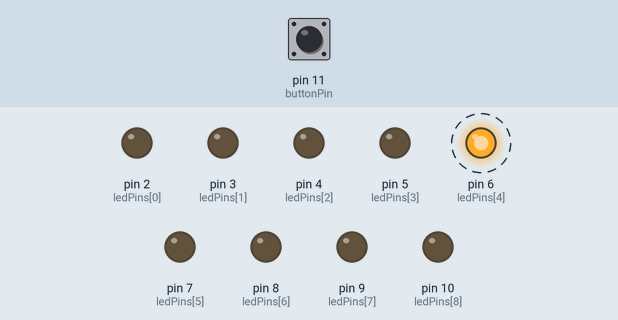
The sketch below on a simulated Arduino Uno, built with avr-gcc and run on an emulated ATmega328P. Parts: output pins drawn as LEDs (lit = HIGH). Dashed ring = blinking. The inputs (shaded band) are chosen by the test bench; at power-on: pin 11 (buttonPin) HIGH.

Above: at 6.3 s.
8.1 s: pin 11 (buttonPin) pulled LOW for 3 s
At 11.2 s:
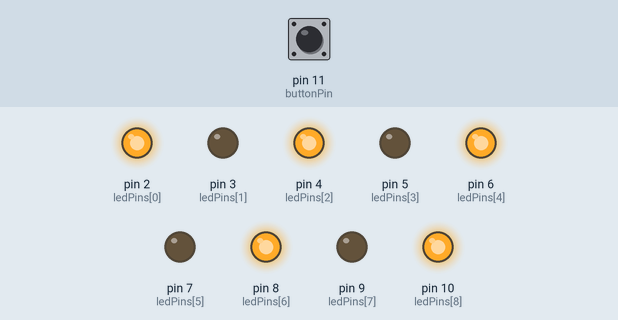
13.8 s: pin 11 (buttonPin) pulled LOW for 3 s
At 16.6 s:
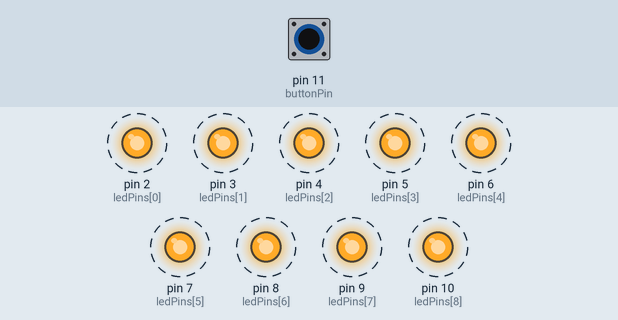
Timing chart, 0 to 24.4 s (numbered marks = the images above; inputs shaded):
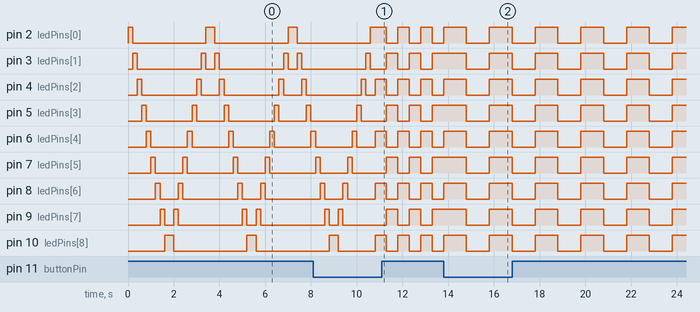

Measured:
- after the input at 13.8 s, pin 2 (ledPins[0]), pin 3 (ledPins[1]), pin 4 (ledPins[2]), pin 5 (ledPins[3]), pin 6 (ledPins[4]), pin 7 (ledPins[5]), pin 8 (ledPins[6]), pin 9 (ledPins[7]), pin 10 (ledPins[8]): alternates HIGH for 1.0 s and LOW for 1.0 s, starting after 1.0 s
- by itself, pin 2 (ledPins[0]): repeats every 3.6 s: LOW 3.2 s, HIGH 0.40 s
- by itself, pin 3 (ledPins[1]): repeats every 3.6 s: LOW 2.8 s, HIGH 0.20 s, LOW 0.40 s, HIGH 0.20 s
- by itself, pin 4 (ledPins[2]): repeats every 3.6 s: LOW 2.4 s, HIGH 0.20 s, LOW 0.80 s, HIGH 0.20 s
- by itself, pin 5 (ledPins[3]): repeats every 3.6 s: LOW 2.0 s, HIGH 0.20 s, LOW 1.2 s, HIGH 0.20 s
- by itself, pin 6 (ledPins[4]): alternates HIGH for 0.20 s and LOW for 1.6 s
- by itself, pin 10 (ledPins[8]): alternates HIGH for 0.40 s and LOW for 3.2 s

The sketch:

_1.ino
```cpp
const int buttonPin = 11; // Пін кнопки
const int ledCount = 9;
int ledPins[ledCount] = {2, 3, 4, 5, 6, 7, 8, 9, 10};

int mode = 0;
const int modeCount = 3;

// Для відстеження стану кнопки
int lastButtonState = LOW;
int currentButtonState;
unsigned long lastDebounceTime = 0;
const unsigned long debounceDelay = 50;

void setup() {
  // Налаштування LED пінів як виходів
  for (int i = 0; i < ledCount; i++) {
    pinMode(ledPins[i], OUTPUT);
  }

  // Налаштування кнопки
  pinMode(buttonPin, INPUT_PULLUP); // Увімкнення вбудованого pull-up резистора
}

void loop() {
  // Читання стану кнопки (зверни увагу: активний LOW через pull-up)
  currentButtonState = digitalRead(buttonPin);

  // Захист від "дребезгу контакту"
  if (currentButtonState == LOW && lastButtonState == HIGH && (millis() - lastDebounceTime) > debounceDelay) {
    mode = (mode + 1) % modeCount; // Перемикання режимів
    lastDebounceTime = millis();
  }

  lastButtonState = currentButtonState;

  // Вибір режимів
  switch (mode) {
    case 0:
      modeSequential();
      break;
    case 1:
      modeAlternating();
      break;
    case 2:
      modeAllOnOff();
      break;
  }
}

void modeSequential() {
  for (int i = 0; i < ledCount; i++) {
    digitalWrite(ledPins[i], HIGH);
    delay(200);
    digitalWrite(ledPins[i], LOW);
  }
  for (int i = ledCount - 1; i >= 0; i--) {
    digitalWrite(ledPins[i], HIGH);
    delay(200);
    digitalWrite(ledPins[i], LOW);
  }
}

void modeAlternating() {
  for (int i = 0; i < ledCount; i++) {
    if (i % 2 == 0) {
      digitalWrite(ledPins[i], HIGH);
    } else {
      digitalWrite(ledPins[i], LOW);
    }
  }
  delay(500);
  for (int i = 0; i < ledCount; i++) {
    if (i % 2 == 0) {
      digitalWrite(ledPins[i], LOW);
    } else {
      digitalWrite(ledPins[i], HIGH);
    }
  }
  delay(500);
}

void modeAllOnOff() {
  for (int i = 0; i < ledCount; i++) {
    digitalWrite(ledPins[i], HIGH);
  }
  delay(1000);
  for (int i = 0; i < ledCount; i++) {
    digitalWrite(ledPins[i], LOW);
  }
  delay(1000);
}
```
